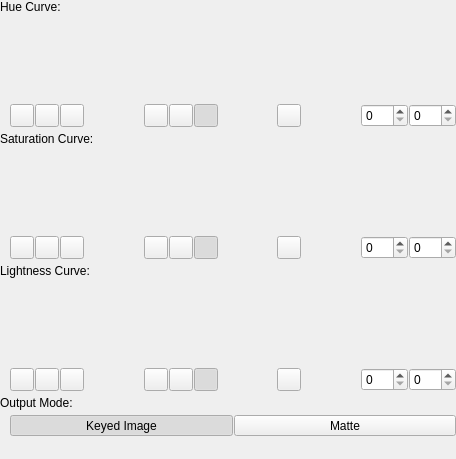
<?xml version="1.0" encoding="UTF-8"?>
<ui version="4.0">
 <class>FilterWidget</class>
 <widget class="QWidget" name="FilterWidget">
  <property name="geometry">
   <rect>
    <x>0</x>
    <y>0</y>
    <width>456</width>
    <height>459</height>
   </rect>
  </property>
  <property name="windowTitle">
   <string>Form</string>
  </property>
  <property name="styleSheet">
   <string notr="true">#mButtonZoomIn, #mButtonZoomOut, #mButtonZoom100,
#mButtonInterpolationModeFlat, #mButtonInterpolationModeLinear, #mButtonInterpolationModeSmooth,
#mButtonInverted
{
	padding: 1px;
}</string>
  </property>
  <layout class="QVBoxLayout" name="verticalLayout" stretch="0,0,0,0,0,0,0,0,1">
   <property name="spacing">
    <number>5</number>
   </property>
   <property name="leftMargin">
    <number>0</number>
   </property>
   <property name="topMargin">
    <number>0</number>
   </property>
   <property name="rightMargin">
    <number>0</number>
   </property>
   <property name="bottomMargin">
    <number>0</number>
   </property>
   <item>
    <widget class="QLabel" name="label_3">
     <property name="text">
      <string>Hue Curve:</string>
     </property>
    </widget>
   </item>
   <item>
    <layout class="QVBoxLayout" name="verticalLayout_2">
     <property name="spacing">
      <number>5</number>
     </property>
     <item>
      <layout class="QHBoxLayout" name="mLayoutCurves" stretch="1">
       <property name="spacing">
        <number>5</number>
       </property>
       <property name="leftMargin">
        <number>10</number>
       </property>
       <item>
        <widget class="anitools::widgets::Curves" name="mWidgetHueCurve" native="true">
         <property name="minimumSize">
          <size>
           <width>0</width>
           <height>80</height>
          </size>
         </property>
         <property name="maximumSize">
          <size>
           <width>16777215</width>
           <height>80</height>
          </size>
         </property>
        </widget>
       </item>
      </layout>
     </item>
     <item>
      <layout class="QHBoxLayout" name="horizontalLayout_3" stretch="0,1,0,1,0,1,0">
       <property name="spacing">
        <number>0</number>
       </property>
       <property name="leftMargin">
        <number>10</number>
       </property>
       <item>
        <layout class="QHBoxLayout" name="horizontalLayout_6">
         <property name="spacing">
          <number>1</number>
         </property>
         <item>
          <widget class="QToolButton" name="mButtonHueZoomIn">
           <property name="toolTip">
            <string>Zoom in</string>
           </property>
           <property name="text">
            <string/>
           </property>
           <property name="icon">
            <iconset>
             <normaloff>:/anitools/icons/magnifyingGlassPlus</normaloff>:/anitools/icons/magnifyingGlassPlus</iconset>
           </property>
           <property name="class" stdset="0">
            <string>cFlatOptionButton</string>
           </property>
          </widget>
         </item>
         <item>
          <widget class="QToolButton" name="mButtonHueZoomOut">
           <property name="toolTip">
            <string>Zoom out</string>
           </property>
           <property name="text">
            <string/>
           </property>
           <property name="icon">
            <iconset>
             <normaloff>:/anitools/icons/magnifyingGlassMinus</normaloff>:/anitools/icons/magnifyingGlassMinus</iconset>
           </property>
           <property name="class" stdset="0">
            <string>cFlatOptionButton</string>
           </property>
          </widget>
         </item>
         <item>
          <widget class="QToolButton" name="mButtonHueZoom100">
           <property name="toolTip">
            <string>Zoom 100%</string>
           </property>
           <property name="text">
            <string/>
           </property>
           <property name="icon">
            <iconset>
             <normaloff>:/anitools/icons/magnifyingGlassOne</normaloff>:/anitools/icons/magnifyingGlassOne</iconset>
           </property>
           <property name="class" stdset="0">
            <string>cFlatOptionButton</string>
           </property>
          </widget>
         </item>
        </layout>
       </item>
       <item>
        <spacer name="horizontalSpacer">
         <property name="orientation">
          <enum>Qt::Horizontal</enum>
         </property>
         <property name="sizeHint" stdset="0">
          <size>
           <width>5</width>
           <height>0</height>
          </size>
         </property>
        </spacer>
       </item>
       <item>
        <layout class="QHBoxLayout" name="horizontalLayout">
         <property name="spacing">
          <number>1</number>
         </property>
         <item>
          <widget class="QToolButton" name="mButtonHueInterpolationModeFlat">
           <property name="sizePolicy">
            <sizepolicy hsizetype="Expanding" vsizetype="Fixed">
             <horstretch>0</horstretch>
             <verstretch>0</verstretch>
            </sizepolicy>
           </property>
           <property name="toolTip">
            <string>Use flat interpolation</string>
           </property>
           <property name="text">
            <string/>
           </property>
           <property name="icon">
            <iconset>
             <normaloff>:/anitools/icons/interpolationFlat</normaloff>:/anitools/icons/interpolationFlat</iconset>
           </property>
           <property name="checkable">
            <bool>true</bool>
           </property>
           <property name="autoExclusive">
            <bool>true</bool>
           </property>
           <property name="class" stdset="0">
            <string>cFlatOptionButton</string>
           </property>
           <attribute name="buttonGroup">
            <string notr="true">buttonGroup</string>
           </attribute>
          </widget>
         </item>
         <item>
          <widget class="QToolButton" name="mButtonHueInterpolationModeLinear">
           <property name="sizePolicy">
            <sizepolicy hsizetype="Expanding" vsizetype="Fixed">
             <horstretch>0</horstretch>
             <verstretch>0</verstretch>
            </sizepolicy>
           </property>
           <property name="toolTip">
            <string>Use linear interpolation</string>
           </property>
           <property name="text">
            <string/>
           </property>
           <property name="icon">
            <iconset>
             <normaloff>:/anitools/icons/interpolationLinear</normaloff>:/anitools/icons/interpolationLinear</iconset>
           </property>
           <property name="checkable">
            <bool>true</bool>
           </property>
           <property name="autoExclusive">
            <bool>true</bool>
           </property>
           <property name="class" stdset="0">
            <string>cFlatOptionButton</string>
           </property>
           <attribute name="buttonGroup">
            <string notr="true">buttonGroup</string>
           </attribute>
          </widget>
         </item>
         <item>
          <widget class="QToolButton" name="mButtonHueInterpolationModeSmooth">
           <property name="sizePolicy">
            <sizepolicy hsizetype="Expanding" vsizetype="Fixed">
             <horstretch>0</horstretch>
             <verstretch>0</verstretch>
            </sizepolicy>
           </property>
           <property name="toolTip">
            <string>Use smooth interpolation</string>
           </property>
           <property name="text">
            <string/>
           </property>
           <property name="icon">
            <iconset>
             <normaloff>:/anitools/icons/interpolationSmooth</normaloff>:/anitools/icons/interpolationSmooth</iconset>
           </property>
           <property name="checkable">
            <bool>true</bool>
           </property>
           <property name="checked">
            <bool>true</bool>
           </property>
           <property name="autoExclusive">
            <bool>true</bool>
           </property>
           <property name="class" stdset="0">
            <string>cFlatOptionButton</string>
           </property>
           <attribute name="buttonGroup">
            <string notr="true">buttonGroup</string>
           </attribute>
          </widget>
         </item>
        </layout>
       </item>
       <item>
        <spacer name="horizontalSpacer_2">
         <property name="orientation">
          <enum>Qt::Horizontal</enum>
         </property>
         <property name="sizeHint" stdset="0">
          <size>
           <width>5</width>
           <height>0</height>
          </size>
         </property>
        </spacer>
       </item>
       <item>
        <widget class="QToolButton" name="mButtonHueInverted">
         <property name="toolTip">
          <string>Invert</string>
         </property>
         <property name="text">
          <string/>
         </property>
         <property name="icon">
          <iconset>
           <normaloff>:/anitools/icons/invert</normaloff>:/anitools/icons/invert</iconset>
         </property>
         <property name="checkable">
          <bool>true</bool>
         </property>
         <property name="class" stdset="0">
          <string>cFlatOptionButton</string>
         </property>
        </widget>
       </item>
       <item>
        <spacer name="horizontalSpacer_3">
         <property name="orientation">
          <enum>Qt::Horizontal</enum>
         </property>
         <property name="sizeHint" stdset="0">
          <size>
           <width>5</width>
           <height>0</height>
          </size>
         </property>
        </spacer>
       </item>
       <item>
        <layout class="QHBoxLayout" name="horizontalLayout_4">
         <property name="spacing">
          <number>1</number>
         </property>
         <item>
          <widget class="QDoubleSpinBox" name="mSpinHueInValue">
           <property name="sizePolicy">
            <sizepolicy hsizetype="Minimum" vsizetype="Preferred">
             <horstretch>0</horstretch>
             <verstretch>0</verstretch>
            </sizepolicy>
           </property>
           <property name="toolTip">
            <string>Luma value</string>
           </property>
           <property name="decimals">
            <number>0</number>
           </property>
           <property name="maximum">
            <double>255.000000000000000</double>
           </property>
          </widget>
         </item>
         <item>
          <widget class="QDoubleSpinBox" name="mSpinHueOutValue">
           <property name="sizePolicy">
            <sizepolicy hsizetype="Minimum" vsizetype="Preferred">
             <horstretch>0</horstretch>
             <verstretch>0</verstretch>
            </sizepolicy>
           </property>
           <property name="toolTip">
            <string>Opacity value</string>
           </property>
           <property name="decimals">
            <number>0</number>
           </property>
           <property name="maximum">
            <double>255.000000000000000</double>
           </property>
          </widget>
         </item>
        </layout>
       </item>
      </layout>
     </item>
    </layout>
   </item>
   <item>
    <widget class="QLabel" name="label_5">
     <property name="text">
      <string>Saturation Curve:</string>
     </property>
    </widget>
   </item>
   <item>
    <layout class="QVBoxLayout" name="verticalLayout_4">
     <property name="spacing">
      <number>5</number>
     </property>
     <item>
      <layout class="QHBoxLayout" name="mLayoutCurves_3" stretch="1">
       <property name="spacing">
        <number>5</number>
       </property>
       <property name="leftMargin">
        <number>10</number>
       </property>
       <item>
        <widget class="anitools::widgets::Curves" name="mWidgetSaturationCurve" native="true">
         <property name="minimumSize">
          <size>
           <width>0</width>
           <height>80</height>
          </size>
         </property>
         <property name="maximumSize">
          <size>
           <width>16777215</width>
           <height>80</height>
          </size>
         </property>
        </widget>
       </item>
      </layout>
     </item>
     <item>
      <layout class="QHBoxLayout" name="horizontalLayout_10" stretch="0,1,0,1,0,1,0">
       <property name="spacing">
        <number>0</number>
       </property>
       <property name="leftMargin">
        <number>10</number>
       </property>
       <item>
        <layout class="QHBoxLayout" name="horizontalLayout_11">
         <property name="spacing">
          <number>1</number>
         </property>
         <item>
          <widget class="QToolButton" name="mButtonSaturationZoomIn">
           <property name="toolTip">
            <string>Zoom in</string>
           </property>
           <property name="text">
            <string/>
           </property>
           <property name="icon">
            <iconset>
             <normaloff>:/anitools/icons/magnifyingGlassPlus</normaloff>:/anitools/icons/magnifyingGlassPlus</iconset>
           </property>
           <property name="class" stdset="0">
            <string>cFlatOptionButton</string>
           </property>
          </widget>
         </item>
         <item>
          <widget class="QToolButton" name="mButtonSaturationZoomOut">
           <property name="toolTip">
            <string>Zoom out</string>
           </property>
           <property name="text">
            <string/>
           </property>
           <property name="icon">
            <iconset>
             <normaloff>:/anitools/icons/magnifyingGlassMinus</normaloff>:/anitools/icons/magnifyingGlassMinus</iconset>
           </property>
           <property name="class" stdset="0">
            <string>cFlatOptionButton</string>
           </property>
          </widget>
         </item>
         <item>
          <widget class="QToolButton" name="mButtonSaturationZoom100">
           <property name="toolTip">
            <string>Zoom 100%</string>
           </property>
           <property name="text">
            <string/>
           </property>
           <property name="icon">
            <iconset>
             <normaloff>:/anitools/icons/magnifyingGlassOne</normaloff>:/anitools/icons/magnifyingGlassOne</iconset>
           </property>
           <property name="class" stdset="0">
            <string>cFlatOptionButton</string>
           </property>
          </widget>
         </item>
        </layout>
       </item>
       <item>
        <spacer name="horizontalSpacer_7">
         <property name="orientation">
          <enum>Qt::Horizontal</enum>
         </property>
         <property name="sizeHint" stdset="0">
          <size>
           <width>5</width>
           <height>0</height>
          </size>
         </property>
        </spacer>
       </item>
       <item>
        <layout class="QHBoxLayout" name="horizontalLayout_12">
         <property name="spacing">
          <number>1</number>
         </property>
         <item>
          <widget class="QToolButton" name="mButtonSaturationInterpolationModeFlat">
           <property name="sizePolicy">
            <sizepolicy hsizetype="Expanding" vsizetype="Fixed">
             <horstretch>0</horstretch>
             <verstretch>0</verstretch>
            </sizepolicy>
           </property>
           <property name="toolTip">
            <string>Use flat interpolation</string>
           </property>
           <property name="text">
            <string/>
           </property>
           <property name="icon">
            <iconset>
             <normaloff>:/anitools/icons/interpolationFlat</normaloff>:/anitools/icons/interpolationFlat</iconset>
           </property>
           <property name="checkable">
            <bool>true</bool>
           </property>
           <property name="autoExclusive">
            <bool>true</bool>
           </property>
           <property name="class" stdset="0">
            <string>cFlatOptionButton</string>
           </property>
           <attribute name="buttonGroup">
            <string notr="true">buttonGroup_2</string>
           </attribute>
          </widget>
         </item>
         <item>
          <widget class="QToolButton" name="mButtonSaturationInterpolationModeLinear">
           <property name="sizePolicy">
            <sizepolicy hsizetype="Expanding" vsizetype="Fixed">
             <horstretch>0</horstretch>
             <verstretch>0</verstretch>
            </sizepolicy>
           </property>
           <property name="toolTip">
            <string>Use linear interpolation</string>
           </property>
           <property name="text">
            <string/>
           </property>
           <property name="icon">
            <iconset>
             <normaloff>:/anitools/icons/interpolationLinear</normaloff>:/anitools/icons/interpolationLinear</iconset>
           </property>
           <property name="checkable">
            <bool>true</bool>
           </property>
           <property name="autoExclusive">
            <bool>true</bool>
           </property>
           <property name="class" stdset="0">
            <string>cFlatOptionButton</string>
           </property>
           <attribute name="buttonGroup">
            <string notr="true">buttonGroup_2</string>
           </attribute>
          </widget>
         </item>
         <item>
          <widget class="QToolButton" name="mButtonSaturationInterpolationModeSmooth">
           <property name="sizePolicy">
            <sizepolicy hsizetype="Expanding" vsizetype="Fixed">
             <horstretch>0</horstretch>
             <verstretch>0</verstretch>
            </sizepolicy>
           </property>
           <property name="toolTip">
            <string>Use smooth interpolation</string>
           </property>
           <property name="text">
            <string/>
           </property>
           <property name="icon">
            <iconset>
             <normaloff>:/anitools/icons/interpolationSmooth</normaloff>:/anitools/icons/interpolationSmooth</iconset>
           </property>
           <property name="checkable">
            <bool>true</bool>
           </property>
           <property name="checked">
            <bool>true</bool>
           </property>
           <property name="autoExclusive">
            <bool>true</bool>
           </property>
           <property name="class" stdset="0">
            <string>cFlatOptionButton</string>
           </property>
           <attribute name="buttonGroup">
            <string notr="true">buttonGroup_2</string>
           </attribute>
          </widget>
         </item>
        </layout>
       </item>
       <item>
        <spacer name="horizontalSpacer_8">
         <property name="orientation">
          <enum>Qt::Horizontal</enum>
         </property>
         <property name="sizeHint" stdset="0">
          <size>
           <width>5</width>
           <height>0</height>
          </size>
         </property>
        </spacer>
       </item>
       <item>
        <widget class="QToolButton" name="mButtonSaturationInverted">
         <property name="toolTip">
          <string>Invert</string>
         </property>
         <property name="text">
          <string/>
         </property>
         <property name="icon">
          <iconset>
           <normaloff>:/anitools/icons/invert</normaloff>:/anitools/icons/invert</iconset>
         </property>
         <property name="checkable">
          <bool>true</bool>
         </property>
         <property name="class" stdset="0">
          <string>cFlatOptionButton</string>
         </property>
        </widget>
       </item>
       <item>
        <spacer name="horizontalSpacer_9">
         <property name="orientation">
          <enum>Qt::Horizontal</enum>
         </property>
         <property name="sizeHint" stdset="0">
          <size>
           <width>5</width>
           <height>0</height>
          </size>
         </property>
        </spacer>
       </item>
       <item>
        <layout class="QHBoxLayout" name="horizontalLayout_13">
         <property name="spacing">
          <number>1</number>
         </property>
         <item>
          <widget class="QDoubleSpinBox" name="mSpinSaturationInValue">
           <property name="sizePolicy">
            <sizepolicy hsizetype="Minimum" vsizetype="Preferred">
             <horstretch>0</horstretch>
             <verstretch>0</verstretch>
            </sizepolicy>
           </property>
           <property name="toolTip">
            <string>Luma value</string>
           </property>
           <property name="decimals">
            <number>0</number>
           </property>
           <property name="maximum">
            <double>255.000000000000000</double>
           </property>
          </widget>
         </item>
         <item>
          <widget class="QDoubleSpinBox" name="mSpinSaturationOutValue">
           <property name="sizePolicy">
            <sizepolicy hsizetype="Minimum" vsizetype="Preferred">
             <horstretch>0</horstretch>
             <verstretch>0</verstretch>
            </sizepolicy>
           </property>
           <property name="toolTip">
            <string>Opacity value</string>
           </property>
           <property name="decimals">
            <number>0</number>
           </property>
           <property name="maximum">
            <double>255.000000000000000</double>
           </property>
          </widget>
         </item>
        </layout>
       </item>
      </layout>
     </item>
    </layout>
   </item>
   <item>
    <widget class="QLabel" name="label_4">
     <property name="text">
      <string>Lightness Curve:</string>
     </property>
    </widget>
   </item>
   <item>
    <layout class="QVBoxLayout" name="verticalLayout_3">
     <property name="spacing">
      <number>5</number>
     </property>
     <item>
      <layout class="QHBoxLayout" name="mLayoutCurves_2" stretch="1">
       <property name="spacing">
        <number>5</number>
       </property>
       <property name="leftMargin">
        <number>10</number>
       </property>
       <item>
        <widget class="anitools::widgets::Curves" name="mWidgetLightnessCurve" native="true">
         <property name="minimumSize">
          <size>
           <width>0</width>
           <height>80</height>
          </size>
         </property>
         <property name="maximumSize">
          <size>
           <width>16777215</width>
           <height>80</height>
          </size>
         </property>
        </widget>
       </item>
      </layout>
     </item>
     <item>
      <layout class="QHBoxLayout" name="horizontalLayout_5" stretch="0,1,0,1,0,1,0">
       <property name="spacing">
        <number>0</number>
       </property>
       <property name="leftMargin">
        <number>10</number>
       </property>
       <item>
        <layout class="QHBoxLayout" name="horizontalLayout_7">
         <property name="spacing">
          <number>1</number>
         </property>
         <item>
          <widget class="QToolButton" name="mButtonLightnessZoomIn">
           <property name="toolTip">
            <string>Zoom in</string>
           </property>
           <property name="text">
            <string/>
           </property>
           <property name="icon">
            <iconset>
             <normaloff>:/anitools/icons/magnifyingGlassPlus</normaloff>:/anitools/icons/magnifyingGlassPlus</iconset>
           </property>
           <property name="class" stdset="0">
            <string>cFlatOptionButton</string>
           </property>
          </widget>
         </item>
         <item>
          <widget class="QToolButton" name="mButtonLightnessZoomOut">
           <property name="toolTip">
            <string>Zoom out</string>
           </property>
           <property name="text">
            <string/>
           </property>
           <property name="icon">
            <iconset>
             <normaloff>:/anitools/icons/magnifyingGlassMinus</normaloff>:/anitools/icons/magnifyingGlassMinus</iconset>
           </property>
           <property name="class" stdset="0">
            <string>cFlatOptionButton</string>
           </property>
          </widget>
         </item>
         <item>
          <widget class="QToolButton" name="mButtonLightnessZoom100">
           <property name="toolTip">
            <string>Zoom 100%</string>
           </property>
           <property name="text">
            <string/>
           </property>
           <property name="icon">
            <iconset>
             <normaloff>:/anitools/icons/magnifyingGlassOne</normaloff>:/anitools/icons/magnifyingGlassOne</iconset>
           </property>
           <property name="class" stdset="0">
            <string>cFlatOptionButton</string>
           </property>
          </widget>
         </item>
        </layout>
       </item>
       <item>
        <spacer name="horizontalSpacer_4">
         <property name="orientation">
          <enum>Qt::Horizontal</enum>
         </property>
         <property name="sizeHint" stdset="0">
          <size>
           <width>5</width>
           <height>0</height>
          </size>
         </property>
        </spacer>
       </item>
       <item>
        <layout class="QHBoxLayout" name="horizontalLayout_8">
         <property name="spacing">
          <number>1</number>
         </property>
         <item>
          <widget class="QToolButton" name="mButtonLightnessInterpolationModeFlat">
           <property name="sizePolicy">
            <sizepolicy hsizetype="Expanding" vsizetype="Fixed">
             <horstretch>0</horstretch>
             <verstretch>0</verstretch>
            </sizepolicy>
           </property>
           <property name="toolTip">
            <string>Use flat interpolation</string>
           </property>
           <property name="text">
            <string/>
           </property>
           <property name="icon">
            <iconset>
             <normaloff>:/anitools/icons/interpolationFlat</normaloff>:/anitools/icons/interpolationFlat</iconset>
           </property>
           <property name="checkable">
            <bool>true</bool>
           </property>
           <property name="autoExclusive">
            <bool>true</bool>
           </property>
           <property name="class" stdset="0">
            <string>cFlatOptionButton</string>
           </property>
           <attribute name="buttonGroup">
            <string notr="true">buttonGroup_3</string>
           </attribute>
          </widget>
         </item>
         <item>
          <widget class="QToolButton" name="mButtonLightnessInterpolationModeLinear">
           <property name="sizePolicy">
            <sizepolicy hsizetype="Expanding" vsizetype="Fixed">
             <horstretch>0</horstretch>
             <verstretch>0</verstretch>
            </sizepolicy>
           </property>
           <property name="toolTip">
            <string>Use linear interpolation</string>
           </property>
           <property name="text">
            <string/>
           </property>
           <property name="icon">
            <iconset>
             <normaloff>:/anitools/icons/interpolationLinear</normaloff>:/anitools/icons/interpolationLinear</iconset>
           </property>
           <property name="checkable">
            <bool>true</bool>
           </property>
           <property name="autoExclusive">
            <bool>true</bool>
           </property>
           <property name="class" stdset="0">
            <string>cFlatOptionButton</string>
           </property>
           <attribute name="buttonGroup">
            <string notr="true">buttonGroup_3</string>
           </attribute>
          </widget>
         </item>
         <item>
          <widget class="QToolButton" name="mButtonLightnessInterpolationModeSmooth">
           <property name="sizePolicy">
            <sizepolicy hsizetype="Expanding" vsizetype="Fixed">
             <horstretch>0</horstretch>
             <verstretch>0</verstretch>
            </sizepolicy>
           </property>
           <property name="toolTip">
            <string>Use smooth interpolation</string>
           </property>
           <property name="text">
            <string/>
           </property>
           <property name="icon">
            <iconset>
             <normaloff>:/anitools/icons/interpolationSmooth</normaloff>:/anitools/icons/interpolationSmooth</iconset>
           </property>
           <property name="checkable">
            <bool>true</bool>
           </property>
           <property name="checked">
            <bool>true</bool>
           </property>
           <property name="autoExclusive">
            <bool>true</bool>
           </property>
           <property name="class" stdset="0">
            <string>cFlatOptionButton</string>
           </property>
           <attribute name="buttonGroup">
            <string notr="true">buttonGroup_3</string>
           </attribute>
          </widget>
         </item>
        </layout>
       </item>
       <item>
        <spacer name="horizontalSpacer_5">
         <property name="orientation">
          <enum>Qt::Horizontal</enum>
         </property>
         <property name="sizeHint" stdset="0">
          <size>
           <width>5</width>
           <height>0</height>
          </size>
         </property>
        </spacer>
       </item>
       <item>
        <widget class="QToolButton" name="mButtonLightnessInverted">
         <property name="toolTip">
          <string>Invert</string>
         </property>
         <property name="text">
          <string/>
         </property>
         <property name="icon">
          <iconset>
           <normaloff>:/anitools/icons/invert</normaloff>:/anitools/icons/invert</iconset>
         </property>
         <property name="checkable">
          <bool>true</bool>
         </property>
         <property name="class" stdset="0">
          <string>cFlatOptionButton</string>
         </property>
        </widget>
       </item>
       <item>
        <spacer name="horizontalSpacer_6">
         <property name="orientation">
          <enum>Qt::Horizontal</enum>
         </property>
         <property name="sizeHint" stdset="0">
          <size>
           <width>5</width>
           <height>0</height>
          </size>
         </property>
        </spacer>
       </item>
       <item>
        <layout class="QHBoxLayout" name="horizontalLayout_9">
         <property name="spacing">
          <number>1</number>
         </property>
         <item>
          <widget class="QDoubleSpinBox" name="mSpinLightnessInValue">
           <property name="sizePolicy">
            <sizepolicy hsizetype="Minimum" vsizetype="Preferred">
             <horstretch>0</horstretch>
             <verstretch>0</verstretch>
            </sizepolicy>
           </property>
           <property name="toolTip">
            <string>Luma value</string>
           </property>
           <property name="decimals">
            <number>0</number>
           </property>
           <property name="maximum">
            <double>255.000000000000000</double>
           </property>
          </widget>
         </item>
         <item>
          <widget class="QDoubleSpinBox" name="mSpinLightnessOutValue">
           <property name="sizePolicy">
            <sizepolicy hsizetype="Minimum" vsizetype="Preferred">
             <horstretch>0</horstretch>
             <verstretch>0</verstretch>
            </sizepolicy>
           </property>
           <property name="toolTip">
            <string>Opacity value</string>
           </property>
           <property name="decimals">
            <number>0</number>
           </property>
           <property name="maximum">
            <double>255.000000000000000</double>
           </property>
          </widget>
         </item>
        </layout>
       </item>
      </layout>
     </item>
    </layout>
   </item>
   <item>
    <widget class="QLabel" name="label">
     <property name="text">
      <string>Output Mode:</string>
     </property>
    </widget>
   </item>
   <item>
    <layout class="QHBoxLayout" name="horizontalLayout_2">
     <property name="spacing">
      <number>1</number>
     </property>
     <property name="leftMargin">
      <number>10</number>
     </property>
     <item>
      <widget class="QToolButton" name="mButtonOutputModeKeyedImage">
       <property name="sizePolicy">
        <sizepolicy hsizetype="Preferred" vsizetype="Preferred">
         <horstretch>0</horstretch>
         <verstretch>0</verstretch>
        </sizepolicy>
       </property>
       <property name="text">
        <string>Keyed Image</string>
       </property>
       <property name="checkable">
        <bool>true</bool>
       </property>
       <property name="checked">
        <bool>true</bool>
       </property>
       <property name="autoExclusive">
        <bool>true</bool>
       </property>
       <property name="class" stdset="0">
        <string>cFlatOptionButton</string>
       </property>
      </widget>
     </item>
     <item>
      <widget class="QToolButton" name="mButtonOutputModeMatte">
       <property name="sizePolicy">
        <sizepolicy hsizetype="Preferred" vsizetype="Preferred">
         <horstretch>0</horstretch>
         <verstretch>0</verstretch>
        </sizepolicy>
       </property>
       <property name="text">
        <string>Matte</string>
       </property>
       <property name="checkable">
        <bool>true</bool>
       </property>
       <property name="autoExclusive">
        <bool>true</bool>
       </property>
       <property name="class" stdset="0">
        <string>cFlatOptionButton</string>
       </property>
      </widget>
     </item>
    </layout>
   </item>
   <item>
    <spacer name="verticalSpacer">
     <property name="orientation">
      <enum>Qt::Vertical</enum>
     </property>
     <property name="sizeHint" stdset="0">
      <size>
       <width>0</width>
       <height>0</height>
      </size>
     </property>
    </spacer>
   </item>
  </layout>
 </widget>
 <customwidgets>
  <customwidget>
   <class>anitools::widgets::Curves</class>
   <extends>QWidget</extends>
   <header>curves.h</header>
   <container>1</container>
  </customwidget>
 </customwidgets>
 <resources/>
 <connections/>
 <buttongroups>
  <buttongroup name="buttonGroup"/>
  <buttongroup name="buttonGroup_2"/>
  <buttongroup name="buttonGroup_3"/>
 </buttongroups>
</ui>
